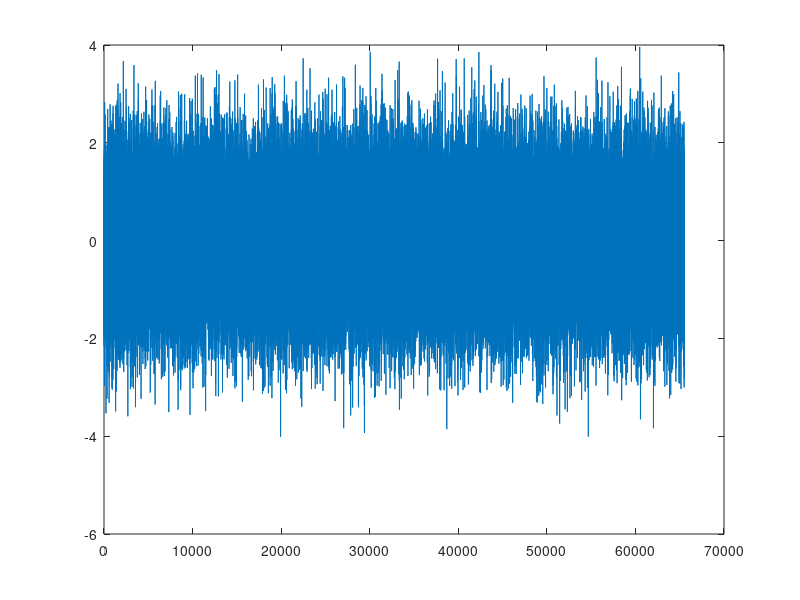

The MATLAB script that drew this image: (Note: this script raises an error after producing the figure.)
%TSDT14 JENS OCH DAVID task1
%% Jens Path
cd ~/Programmering/TSDT14/
%% 1st order lowpassfilter

x=randn(2^16,1).';  
%gaussian noise, if it has constant power it is white. The ACF rx[t1,t2]
%for any t1 != t2, should be zero. rx(t1,t2)  = E[X(t1)X(t2)], these are
%independent with mean zero. For t1 = t2, we get the variance, i.e. 1.
%the power of the noise is thus 1. 

Rx = 1;


%frekvens- och tidsvektor
f = linspace(0,2^16,2^16);
t = linspace(0,2^16,2^16);
dt = 1;
figure(2);
plot(t,x)
%PSD of white gaussian noise is a constant. We use 1 as an example, since
%it leads to simple scalings with different Rx.

%%

%cutoff frequency fc
fc = 10;

%Basic lowpassfilter (1/(1+j*f/fc))
H1 = 1./(1+1i*f/fc);

%Theoretical functions. 
Ryt1 = Rx./(1+(f/fc).^2);
ryt1 = Rx*pi*fc*exp(-2*pi*fc*abs(t));

%Estimated functions, should not use ifft, but a method instead, these are
%simply placeholders.
Ry1 = abs(H1).^2 * Rx;
%ry1 = ifft(Ry1,'symmetric')/dt; %symmetric, due to real signal?
X =fft(x); %X(f);
Y = X.*H1;
y = ifft(Y,'symmetric');
plot(f,y);
%%
ry1 = BmanT(y,t,dt);
ry1(1);



figure(1)
subplot(221);
plot(f,Ryt1); xlim([0,10]);
title('Theoretical PSD');
subplot(222);
stem(t,ryt1); xlim([-0.2,1.2]);
title('Theoretical ACF');

subplot(223);
plot(f,Ry1);
title('Estimated PSD');
subplot(224);
plot(t,ry1); xlim([0,1]);
title('Estimated ACF');


%%
%Tio ordningens Butter H

%frekvens- och tidsvektor
f = 0:0.01:99.99;
t = 0:0.01:99.99;
dt = 0.01;
%PSD av vitt Gaussian brus
Rx = 10;
fc = 10;

Wc = 2*pi*fc;
[b,a] = butter(10,2*Wc,'s');

Ry2 = (polyval(b,f)./polyval(a,f))* Rx;
ry2 = ifft(Ry2,'symmetric')/dt;

%Creating the rect
x = linspace(0,99.99,10000);
rect = zeros(size(x));
rect(abs(x)<fc) = 1;


Ryt2 = Rx.*rect;
ryt2 = 2*fc*sinc(2*fc*t)*Rx;

figure(2)
subplot(221);
plot(f,Ryt2);
title('Theoretical PSD');
subplot(222);
plot(t,ryt2); xlim([0,0.5]);
title('Theoretical ACF');

subplot(223);
plot(f,Ry2);
title('Estimated PSD');
subplot(224);
plot(t,ry2); xlim([0,0.5]);
title('Estimated ACF');